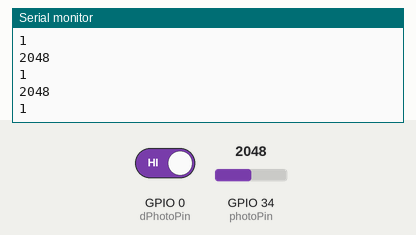
This sketch was run on a simulated ESP32. Parts: the last lines printed to the serial monitor. The test bench sets the inputs (shaded band); at power-on: GPIO 34 (photoPin) = 2048, GPIO 0 (dPhotoPin) HIGH.

Above: at 1.3 s.
1.4 s: GPIO 34 (photoPin) set to 2866
At 1.9 s:
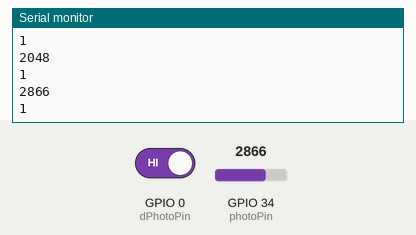
2.9 s: GPIO 0 (dPhotoPin) driven LOW
At 3.4 s:
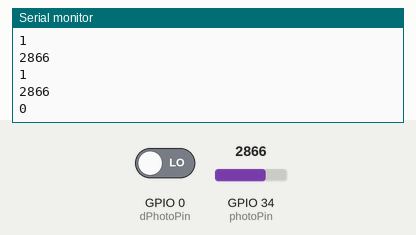
4.4 s: GPIO 34 (photoPin) set to 3603
At 4.9 s:
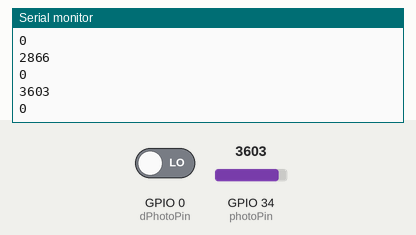
Timing chart, 0 to 7.4 s (numbered marks = the images above; inputs shaded):
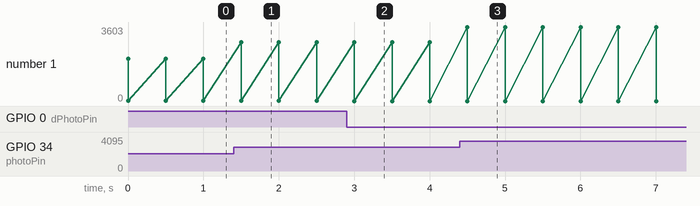

Measured:
- after the input at 1.4 s, the serial monitor: prints a new line after 0.10 s (image 1)
- after the input at 2.9 s, the serial monitor: prints a new line after 0.10 s (image 2)
- after the input at 4.4 s, the serial monitor: prints a new line after 0.10 s (image 3)
- plotted number 1: 1 → 0 after the input at 2.9 s

The sketch:

lesson-33-photoresistor.ino
```cpp
int photoPin = 34;
int dPhotoPin = 0;
int br = 115200;
int dt = 500;
int readPin;

void setup() {
  // put your setup code here, to run once:
  Serial.begin(br);
  pinMode(photoPin, INPUT);
  pinMode(dPhotoPin, INPUT);
}

void loop() {
  // put your main code here, to run repeatedly:
  readPin = analogRead(photoPin);
  Serial.println(readPin);
  readPin = digitalRead(dPhotoPin);
  Serial.println(readPin);
  delay(dt);
}
```
